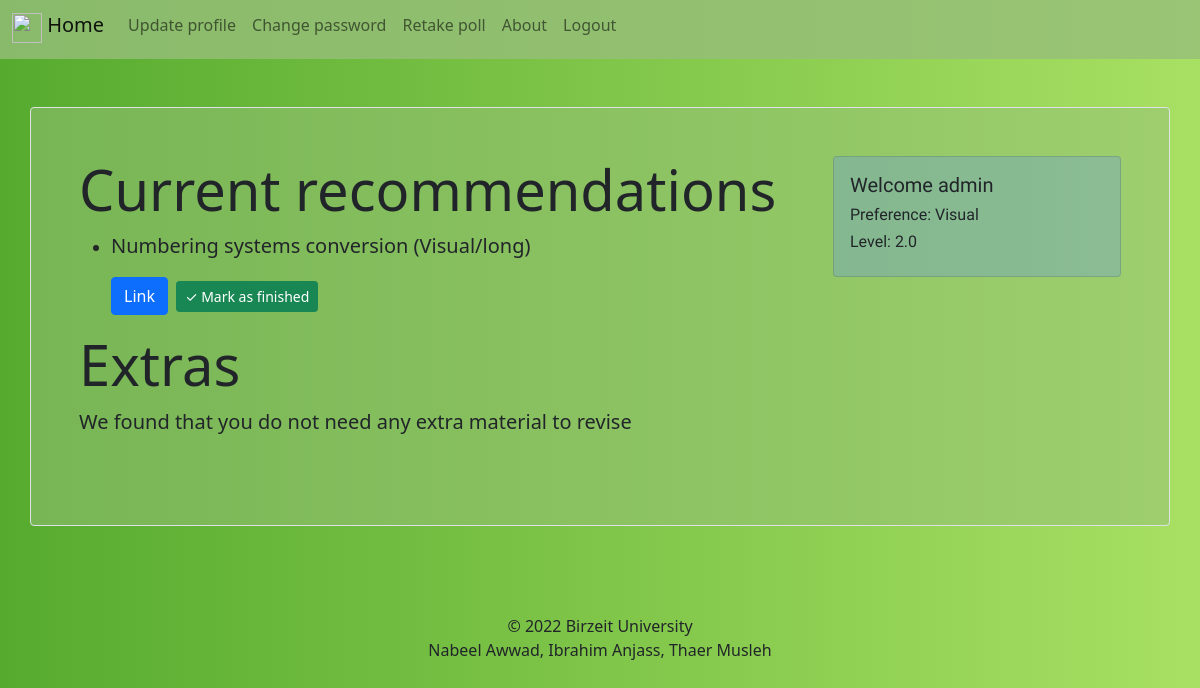
The app's page / (signed in), older data.
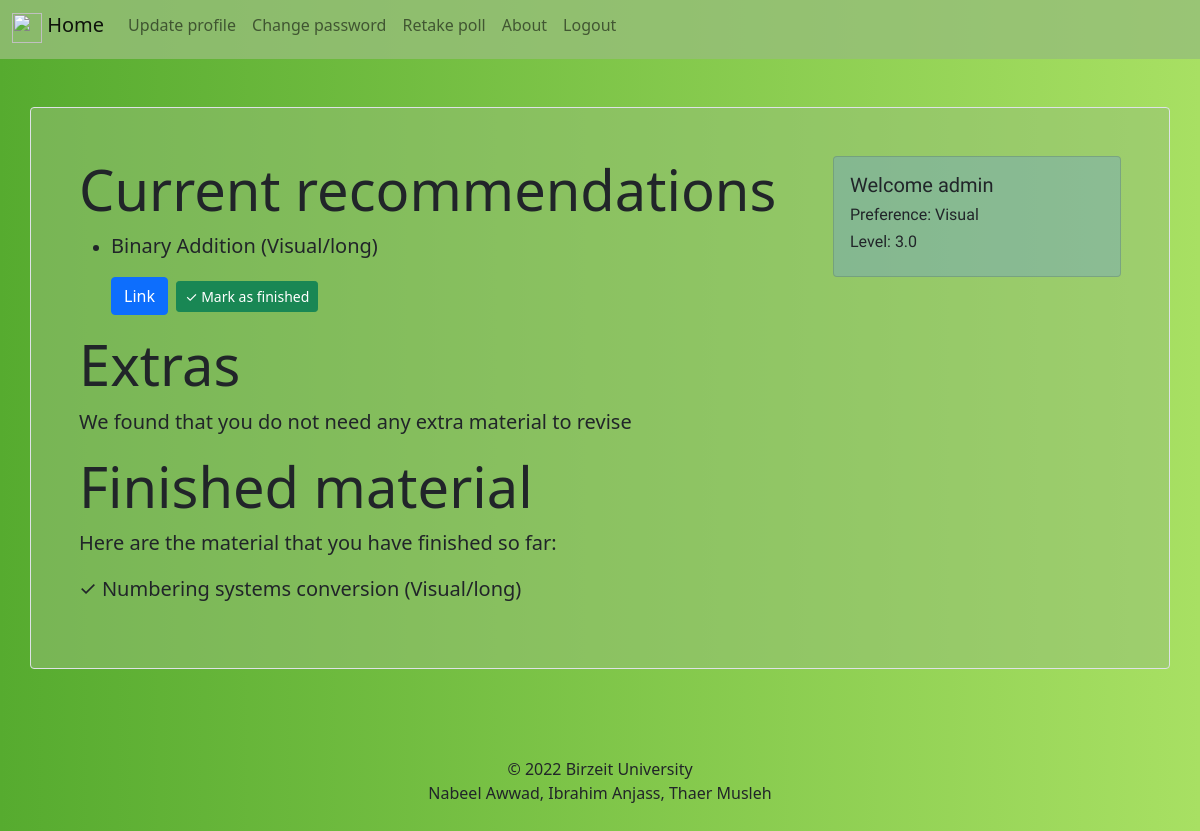
The same page, newer data.
### learning/models.py (models this page shows, shortened)
class User(AbstractUser):
    is_student = models.BooleanField(default=False)
    is_teacher = models.BooleanField(default=False)

class Student(models.Model):
    user = models.OneToOneField(User, on_delete=models.CASCADE, primary_key=True)
    preferred_media = models.CharField(max_length=4, choices=PREFERENCE_TYPES, null=True)
    student_skill = models.FloatField(null=True)
    learned_material = models.ManyToManyField(Material, blank=True)
    took_quiz = models.BooleanField(default=False)
    took_poll = models.BooleanField(default=False)

class Material(models.Model):
    level = models.ForeignKey(Level, on_delete=models.DO_NOTHING)
    name = models.CharField(max_length=100)
    material_type = models.CharField(max_length=1, choices=MATERIAL_TYPES)
    material_length = models.CharField(max_length=1, choices=MATERIAL_LENGTH)
    uploader = models.ForeignKey(User, on_delete=models.CASCADE)
    link = models.CharField(max_length=100)
    def __str__(self):
        return self.name

### learning/views.py (the view, shortened to what this page needs)
# urls.py: path('', learning_views.home, name='home'),
@login_required
def home(request):
    student = request.user.student
    if not student.took_poll:
        return redirect('poll')
    if not student.took_quiz:
        return redirect('quiz')
    preference = student.get_preferred_media_display()
    learned = student.learned_material.all()
    print('learned', learned)
    misconceptions = Material.objects.filter(level__skill_required__lt=student.student_skill)
    materials = Material.objects.filter(level__skill_required__exact=student.student_skill, material_length='L')
    for mat in learned:
        materials = materials.exclude(name__exact=mat.name)
    student_scores = Score.objects.filter(student=student)
    for score in student_scores:
        if score.score == 1:
            misconceptions = misconceptions.exclude(level=score.level, material_length__exact='L')
        elif score.score == 0 or score.score == 2:
            misconceptions = misconceptions.exclude(level=score.level)
    for mat in learned:
        misconceptions = misconceptions.exclude(name__exact=mat.name)
    if len(student.preferred_media) == 1:
        materials = materials.filter(material_type__exact=student.preferred_media)
        misconceptions = misconceptions.filter(material_type__exact=student.preferred_media)
    elif len(student.preferred_media) == 2:
        materials = materials.filter(Q(material_type__exact=student.preferred_media[0])
                                     | Q(material_type__exact=student.preferred_media[1]))
        misconceptions = misconceptions.filter(Q(material_type__exact=student.preferred_media[0])
                                               | Q(material_type__exact=student.preferred_media[1]))
    if not materials and student.student_skill != 9:
        student.student_skill += 1
        student.save()
        return redirect('home')
    if request.method == 'POST':
        for mat in materials:
            if mat.name in request.POST:
                student.learned_material.add(mat)
                student.save()
        for mat in misconceptions:
            if mat.name in request.POST:
                student.learned_material.add(mat)
        return redirect("home")
    else:
        learned = student.learned_material.all()
        context = {
            'materials': materials,
            'misconceptions': misconceptions,
            'learned': learned,
            'preference': preference,
            'took_quiz': request.user.student.took_quiz,
            'took_poll': request.user.student.took_poll,
        }
        return render(request, 'home.html', context)

### templates/home.html (shortened to what this page needs)
{% extends 'base.html' %}
{% block content %}
    <div class="card float-end bg-gradiant rounded" style="width: 18rem;background-color: rgba(100, 148, 237, 0.3);
    font-family: 'Josefin Sans', sans-serif">
        <div class="card-body">
            <h5 class="card-title">Welcome {{ user.username }}</h5>
            <div class="row ml-1 ">
                <div>
                    <h6>Preference: {{ preference }}</h6>
                </div>
                <div>
                    {% if not materials %}
                    <h6>Level: Max</h6>
                    {% else %}
                    <h6>Level: {{ user.student.student_skill }}</h6>
                    {% endif %}
                </div>
            </div>
        </div>
    </div>
    <h1 class="display-4">Current recommendations</h1>
    <form method="post">
    {% if not materials %}
    <p class="lead"><strong>You have finished all of the material available to you.
    </strong></p>
    {% else %}
    {% for mat in materials %}
        {% if mat not in learned %}
        <ul>
            <li>
            <p class="lead"><strong>{{ mat.name }}</strong></p>
            <a href="{{ mat.link }}" target="_blank" rel="noopener noreferrer" class="btn btn-md btn-primary">Link</a>
                <button type="submit" name="{{ mat.name }}" class="btn btn-success btn-sm ms-1">✓ Mark as finished</button>
            </li>
        {% endif %}
        </ul>
    {% endfor %}
    {% endif %}
    <h1 class="display-4">Extras</h1>
    {% if not misconceptions %}
        <p class="lead"><strong>We found that you do not need any extra material to revise</strong></p>
    {% endif %}
    </form>
    {% if not learned %}
    <br>
    {% else %}
    <h2 class="display-4">Finished material</h2>
        <p class="lead"><strong>Here are the material that you have finished so far:</strong></p>
    {% for mat in learned %}
        <p class="lead"><strong>✓ {{ mat.name }}</strong></p>
    {% endfor %}
    {% endif %}
{% endblock %}

### templates/base.html (shortened to what this page needs)
<!DOCTYPE html>
<html lang="en">
<head>
    <link href="https://cdn.jsdelivr.net/npm/bootstrap@5.0.2/dist/css/bootstrap.min.css" rel="stylesheet"
>
</head>
<body id="gradiant">
<header>
{% if took_poll and took_quiz %}
    {% include "navbar.html" %}
    {% endif %}
</header>
<main>
    <div class="container p-5 my-5 border rounded " style="background-color: rgba(151, 191, 122, 0.5)">
        {% block content %}
        {% endblock %}
    </div>
</main>
</body>
<br>
<footer class="page-footer font-small">
  <div class="footer-copyright text-center py-3">© 2022 Birzeit University
    <p> Nabeel Awwad, Ibrahim Anjass, Thaer Musleh</p>
  </div>
</footer>
</html>

### templates/navbar.html (shortened to what this page needs)
<nav class="navbar navbar-expand-lg navbar-light" style="background-color: rgba(151, 191, 122, 0.8)">
            <div class="container-fluid">
                <ul class="navbar-nav">
                    {% if user.is_authenticated %}
                        <a href="{% url 'home' %}"
                           class="navbar-brand mb-0 h1">
                        <img src="https://cdn.discordapp.com/attachments/593379149050150925/930467573592653884/logo.png"
                        class="d-inline-block align-top" width="30" height="30">
                        Home
                        </a>
                        <li class="nav-item h6">
                            <a class="nav-link" href="{% url 'update' %}">Update profile</a>
                        </li>
                        <li class="nav-item h6">
                            <a class="nav-link" href="{% url 'change_pass' %}">Change password</a>
                        </li>
                        <li class="nav-item h6">
                            <a class="nav-link" href="{% url 'poll' %}">Retake poll</a>
                        </li>
                        <li class="nav-item h6">
                            <a class="nav-link" href="{% url 'about' %}">About</a>
                        </li>
                        <li class="nav-item h6">
                            <a class="nav-link" href="{% url 'logout' %}">Logout</a>
                        </li>
                    {% endif %}

### templates/base.html (style rules this page uses)
#gradiant { background: linear-gradient(to right, #56ab2f 0%, #a8e063 100%) }

Row changes from the older to the newer data that the page shows:
changed User "admin": student.student_skill "2.0" → "3.0"
now on this page (row unchanged): Material: name "Binary Addition (Visual/long)", shown under "Current recommendations"
shown differently, row unchanged: Material "Numbering systems conversion (Visual/long)": moves from the list under "Current recommendations" to the list under "Finished material"
Text that changed along with them:
text now shown: "Finished material Here are the material that you have finished so far:"
